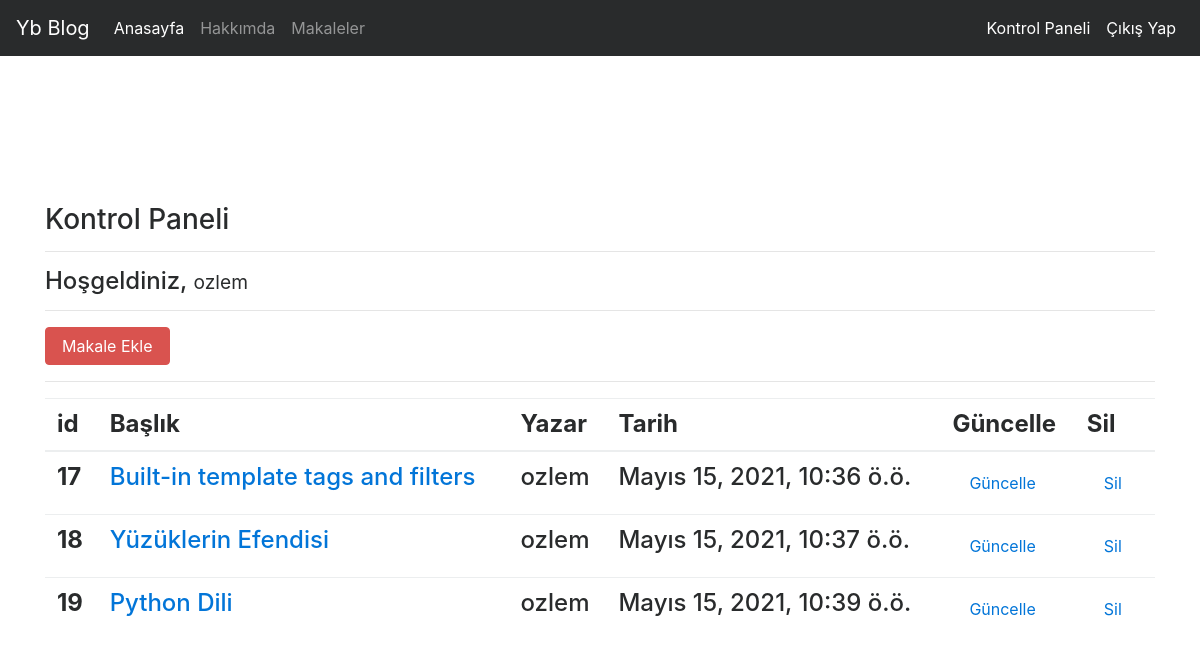
Screenshot of /articles/dashboard/ (signed in) with the database file from the repository.
### Article/models.py (models this page shows, shortened)
class Article(models.Model):
    author = models.ForeignKey("auth.User",on_delete = models.CASCADE,verbose_name = "Yazar")
    title = models.CharField(max_length = 50,verbose_name = "Başlık")
    content = models.TextField()
    created_date = models.DateTimeField(auto_now_add=True,verbose_name="Oluşturulma Tarihi")
    article_image = models.FileField(blank = True,null = True,verbose_name="Makaleye Fotoğraf Ekleyin")

### Article/views.py (the view)
# urls.py: path('dashboard/', views.dashboard,name="dashboard"),
@login_required(login_url="user:login")
def dashboard(request):
    articles=Article.objects.filter(author=request.user)
    context={"articles":articles}
    return render (request,"dashboard.html",context)

### templates/dashboard.html
{% extends "layout.html" %}
{% block body %}
  <h3>Kontrol Paneli</h3>
  <hr>
<h4>Hoşgeldiniz, <small>{{request.user.username}}</small>
 <hr>
<a class="btn btn-danger" href="/articles/addarticle">Makale Ekle</a>
<hr>
{% if articles %}
<table class="table">
  <thead>
    <tr>
      <th scope="col">id</th>
      <th scope="col">Başlık</th>
      <th scope="col">Yazar</th>
      <th scope="col">Tarih</th>
      <th scope="col">Güncelle</th>
      <th scope="col">Sil</th>
    </tr>
  </thead>
  <tbody>
    {% for article in articles  %}
      <tr>
      <th scope="row">{{article.id}}</th>
      <td><a href="{% url 'Article:detail' article.id%}">{{article.title}}</td>
      <td>{{article.author.username}}</td>
      <td>{{article.created_date}}</td>
      <td><a href="{% url 'Article:update' article.id%}" class= btn btn-warning>Güncelle</a></td>
      <td><a href="{% url 'Article:delete' article.id%}" class= btn btn-danger>Sil</a></td>
    </tr>
    {% endfor %}
{% else %}
<div class="alert alert-danger">Henüz bir makaleniz bulunmuyor</div>
{% endif %}
  </tbody>
</table>
{% endblock body %}

### rows the page displays
Article: id "17", title "Built-in template tags and filters", author.username "ozlem", created_date "Mayıs 15, 2021, 10:36 ö.ö."
Article: id "18", title "Yüzüklerin Efendisi", author.username "ozlem", created_date "Mayıs 15, 2021, 10:37 ö.ö."
Article: id "19", title "Python Dili", author.username "ozlem", created_date "Mayıs 15, 2021, 10:39 ö.ö."

### other values shown
{{ request.user.username }} "ozlem"
